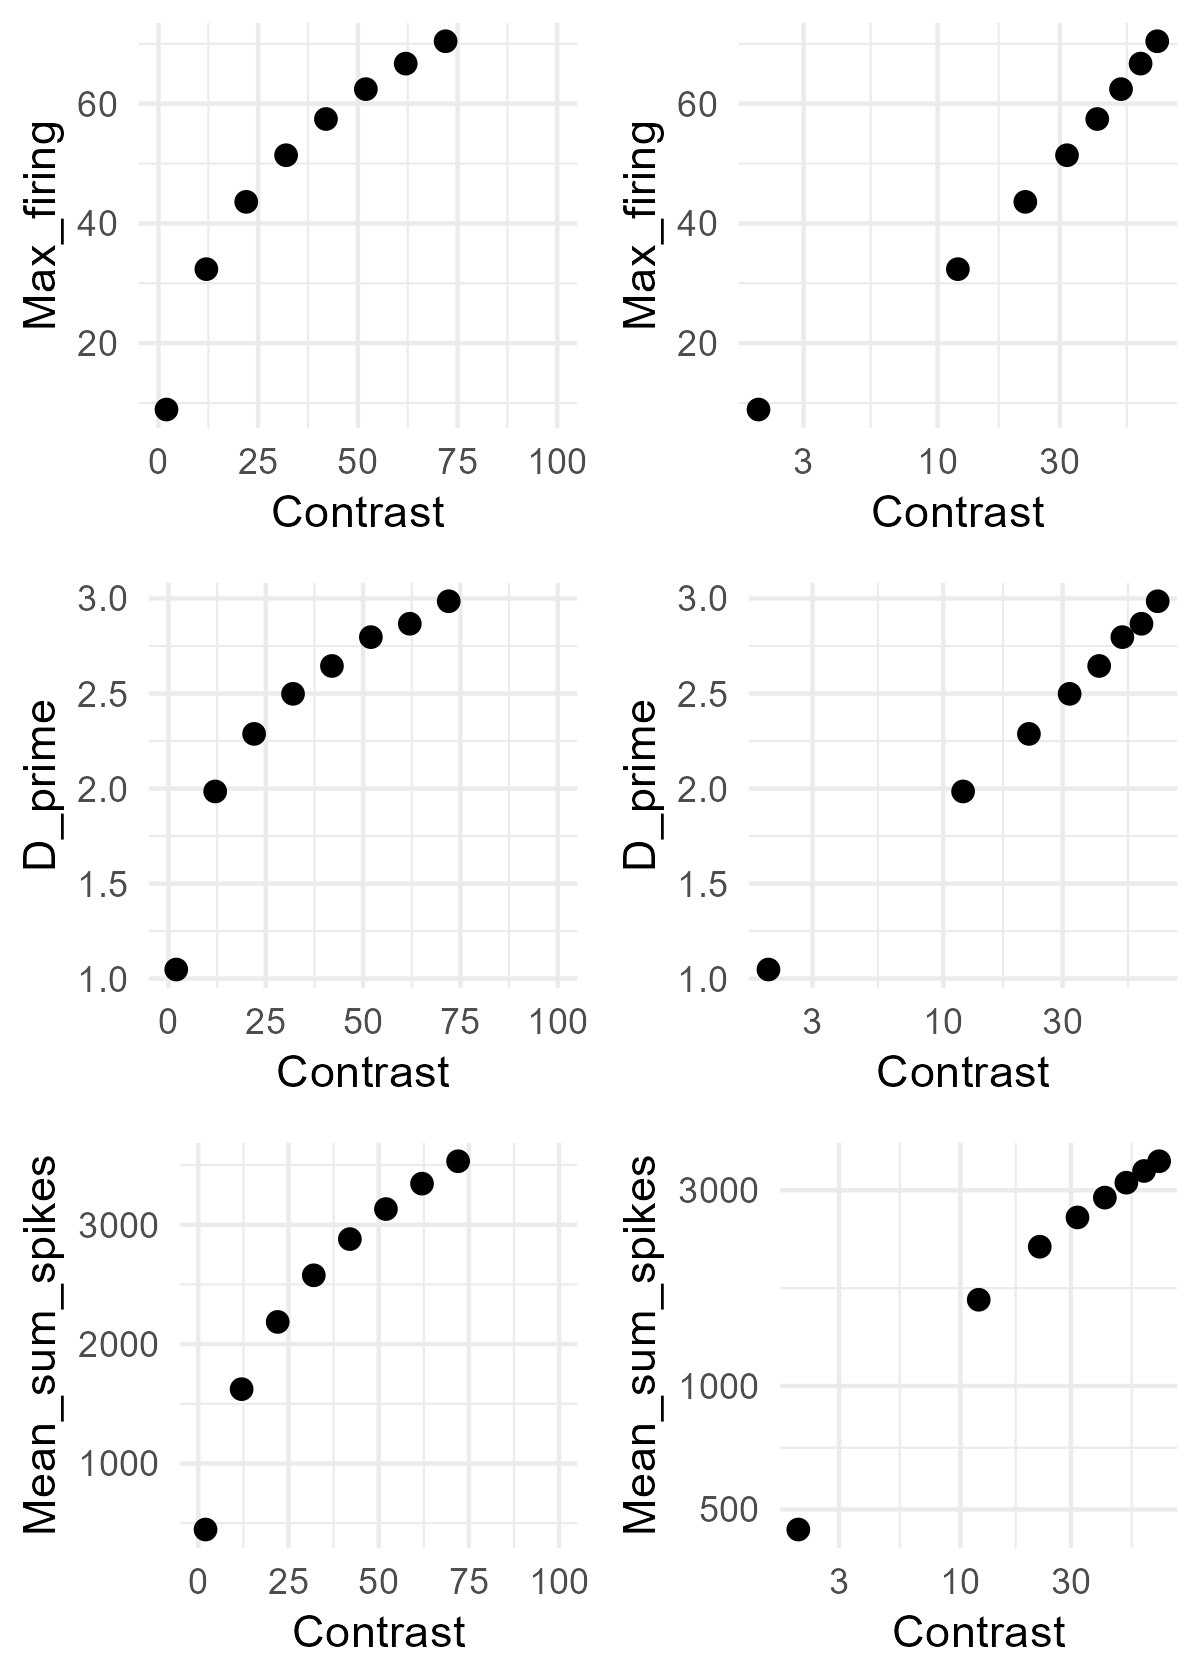

Recreate this plot in R.
# Simulation assuming log squared function on Liu et al. (2015, fig. 1A)

library(tidyverse)
library(doParallel)
library(foreach)

Contrast <- c(2, 12, 22, 32, 42, 52, 62, 72)
a <- 2.2766
b <- 1.2853

Max_firing <- a * (log(Contrast) + b)^2
df_ah <- data.frame(Contrast, Max_firing)

g1 <- ggplot(df_ah, aes(x = Contrast, y = Max_firing)) +
  geom_point(size = 2) +
  coord_cartesian(xlim = c(0, 100)) +
  theme_minimal()
g1            

g2 <- ggplot(df_ah, aes(x = Contrast, y = Max_firing)) +
  geom_point(size = 2) +
  scale_x_log10() +
  theme_minimal()
g2 

### Simulation ###
cl <- makeCluster(parallel::detectCores() - 1)
registerDoParallel(cl)

n_neurons <- 180                                               # Number of neurons in the population
orientations <- seq(1, 180, by = 1)                            # Possible orientations (0 to 359 degrees)
preferred_orientations <-  seq(1, 180, length.out = n_neurons) # Preferred orientation of each neuron
max_firing_seq <- df_ah$Max_firing                             # Maximum firing rate of each neuron
contrast <-       df_ah$Contrast
tuning_width    <- 20                                          # Tuning width (standard deviation) of each neuron's response curve
n_trials <- 10000

all_results <- list()

for (max_firing_rate in max_firing_seq) {
  
  cat("Running max firing rate =", max_firing_rate, "\n")
  
  tuning_curves <- matrix(0, nrow = n_neurons, ncol = length(orientations))
  
  for (i in 1:n_neurons) {
    tuning_curves[i, ] <- max_firing_rate * exp(
      -0.5 * (
        pmin(abs(orientations - preferred_orientations[i]),
             180 - abs(orientations - preferred_orientations[i]))^2
      ) / tuning_width^2
    )
  }
  
  # ---- 90 ----
  responses_90 <- foreach(
    i = 1:n_trials,
    .combine = rbind,
    .packages = "stats"
  ) %dopar% {
    
    input_90 <- rnorm(n_trials, 90, 0)
    idx <- round(input_90[i]) + 1
    idx <- pmin(pmax(idx, 1), 180)
    
    mu <- tuning_curves[, idx]
    mu[mu == 0] <- 1e-8
    
    resp <- rnbinom(n_neurons, size = 1000000, mu = mu)
    
    cbind(resp,
          neuron = seq_len(n_neurons),
          stim = 90,
          trial = i,
          maxFR = max_firing_rate)
  }
  
  # ---- 91 ----
  responses_91 <- foreach(
    i = 1:n_trials,
    .combine = rbind,
    .packages = "stats"
  ) %dopar% {
    
    input_91 <- rnorm(n_trials, 91, 0)
    idx <- round(input_91[i]) + 1
    idx <- pmin(pmax(idx, 1), 180)
    
    mu <- tuning_curves[, idx]
    mu[mu == 0] <- 1e-8
    
    resp <- rnbinom(n_neurons, size = 1000000, mu = mu)
    
    cbind(resp,
          neuron = seq_len(n_neurons),
          stim = 91,
          trial = i,
          maxFR = max_firing_rate)
  }
  
  df_tmp <- as.data.frame(rbind(responses_90, responses_91))
  colnames(df_tmp) <- c("Spikes", "Neuron", "Stimulus", "Trial", "Contrast")
  
  all_results[[as.character(max_firing_rate)]] <- df_tmp
}

df <- do.call(rbind, all_results)
df$Contrast <- contrast[match(df$Contrast, max_firing_seq)]

### Visualization ###
df %>%
  group_by(Stimulus, Contrast, Trial) %>%
  summarise(Sum_spikes = sum(Spikes), .groups = "drop") -> df_sum

g3 <- ggplot(df_sum, aes(x = Sum_spikes, color = factor(Contrast))) +
  geom_density(alpha = 0.2, linewidth = 1) +
  theme_classic() +
  labs(
    x = "Sum of spikes",
    y = "Density",
    color = "Contrast",
    fill =  "Contrast"
  )
g3

df_sum %>%
  group_by(Contrast) %>%
  summarise(Mean_sum_spikes = mean(Sum_spikes),
            SD_sum_spikes = sd(Sum_spikes), .groups = "drop") -> df_summary

df_summary %>%
  ggplot(aes(x = Contrast, y = Mean_sum_spikes)) +
  geom_point(size = 2) +
  coord_cartesian(xlim = c(0, 100)) +
  theme_minimal() -> g4
g4

df_summary %>%
  ggplot(aes(x = Contrast, y = Mean_sum_spikes)) +
  geom_point(size = 2) +
  scale_x_log10() +
  scale_y_log10() +
  theme_minimal() -> g5
g5

df_summary %>%
  ggplot(aes(x = Contrast, y = SD_sum_spikes)) +
  geom_point(size = 2) +
  coord_cartesian(xlim = c(0, 100)) +
  theme_minimal() -> g6
g6

df_summary %>%
  ggplot(aes(x = Contrast, y = SD_sum_spikes)) +
  geom_point(size = 2) +
  scale_x_log10() +
  theme_minimal() -> g7
g7

df %>%
  filter(Neuron %in% c(90, 91)) %>%
  pivot_wider(names_from = Neuron, values_from = Spikes) %>%
  ggplot(aes(x = `90`, y = `91`, color = factor(Stimulus))) +
  geom_point(size = 2, alpha = 0.2) +
  labs(x = "Neuron 90", y = "Neuron 91") +
  coord_cartesian(xlim = c(0, 100), ylim = c(0, 100)) +
  theme_minimal() +
  facet_wrap(. ~ Contrast) -> g8
# g8

# sanity check for fano factor 
df %>%
  group_by(Contrast, Stimulus, Neuron) %>%
  summarise(
    mean_spikes = mean(Spikes),
    var_spikes  = var(Spikes),
    fano = var_spikes / mean_spikes,
    .groups = "drop"
  ) %>%
  filter(mean_spikes > 0) %>%
  group_by(Contrast, Stimulus) %>%
  summarise(
    mean_mean_spikes = mean(mean_spikes, na.rm = TRUE),
    mean_var_spikes = mean(var_spikes),
    mean_fano = mean(fano, na.rm = TRUE), # average across neurons
    sd_fano   = sd(fano, na.rm = TRUE),   # sd across neurons
    .groups = "drop")

### Linear Fisher information ###
df_wide <- df %>%
  pivot_wider(
    id_cols = c(Trial, Contrast, Stimulus),
    names_from = Neuron,
    values_from = Spikes)

df_wide$Stimulus_bin <- ifelse(df_wide$Stimulus == 90, 1, 0)

compute_lfi <- function(data, lambda = 1e-6) {
  
  neurons <- grep("^[0-9]+$", colnames(data), value = TRUE)  
  
  data0 <- data[data$Stimulus_bin == 0, neurons]
  data1 <- data[data$Stimulus_bin == 1, neurons]
  
  mu0 <- colMeans(data0)
  mu1 <- colMeans(data1)
  
  df <- mu1 - mu0
  
  Sigma0 <- cov(data0)
  Sigma1 <- cov(data1)
  Sigma  <- (Sigma0 + Sigma1) / 2
  
  p <- length(neurons)              # 逆行列を安定化させる処理 (ニューロン間の相関を少し弱める)
  Sigma <- Sigma + lambda * diag(p) # Ridge正則化, Tikhonov regularization (小さい固有値を持ち上げる)
  
  I <- as.numeric(t(df) %*% solve(Sigma) %*% df) # LFI
  I_per_neuron <- I / p
  
  return(I_per_neuron)
}

maxFR_values <- sort(unique(df_wide$Contrast))

lfi_results <- data.frame(
  Contrast = numeric(),
  LFI_per_neuron = numeric()
)

for (maxFR in maxFR_values) {
  df_sub <- df_wide[df_wide$Contrast == maxFR, ]
  lfi_value <- compute_lfi(df_sub)
  lfi_results <- rbind(lfi_results,
                       data.frame(Contrast = maxFR,
                                  LFI_per_neuron = lfi_value))
}

lfi_results$Contrast <- contrast
print(lfi_results)

lfi_results %>%
  ggplot(aes(x = Contrast, y = LFI_per_neuron)) +
  geom_point(size = 2) +
  coord_cartesian(xlim = c(0, 100)) +
  theme_minimal() -> g9
g9

### Decoding with logistic regression ###
run_logistic_cv_parallel <- function(data, k = 5, ncores = detectCores() - 1) {
  
  predictors <- grep("^[0-9]+$", colnames(data), value = TRUE)  
  n <- nrow(data)
  
  set.seed(123)
  folds <- sample(rep(1:k, length.out = n))
  
  cl <- makeCluster(ncores)
  registerDoParallel(cl)
  
  acc <- foreach(i = 1:k, .combine = c) %dopar% {
    
    train <- data[folds != i, ]
    test  <- data[folds == i, ]
    
    model <- glm(
      Stimulus_bin ~ .,
      data = train[, c("Stimulus_bin", predictors)],
      family = binomial
    )
    
    prob <- predict(model, newdata = test, type = "response")
    pred <- ifelse(prob > 0.5, 1, 0)
    
    mean(pred == test$Stimulus_bin)
  }
  
  stopCluster(cl)
  
  mean(acc)
}

decoding_results <- data.frame(
  Contrast = numeric(),
  Decoding_accuracy = numeric()
)

for (maxFR in maxFR_values) {
  df_sub <- df_wide[df_wide$Contrast == maxFR, ]
  accuracy <- run_logistic_cv_parallel(df_sub, k = 5, ncores = detectCores() - 1)
  decoding_results <- rbind(decoding_results,
                            data.frame(Contrast = maxFR,
                                       Decoding_accuracy = accuracy))
}

decoding_results <- mutate(decoding_results, D_prime = qnorm(Decoding_accuracy) - qnorm(1 - Decoding_accuracy),
                           Contrast = contrast)
decoding_results

decoding_results %>%
  ggplot(aes(x = Contrast, y = D_prime)) +
  geom_point(size = 2) +
  coord_cartesian(xlim = c(0, 100)) +
  theme_minimal() -> g10
g10

decoding_results %>%
  ggplot(aes(x = Contrast, y = D_prime)) +
  geom_point(size = 2) +
  scale_x_log10() +
  theme_minimal() -> g11
g11

g <- cowplot::plot_grid(g1, g2, g10, g11, g4, g5, nrow = 3)
ggsave("log_squared.png", g, width = 4, height = 5.6, dpi = 300)
